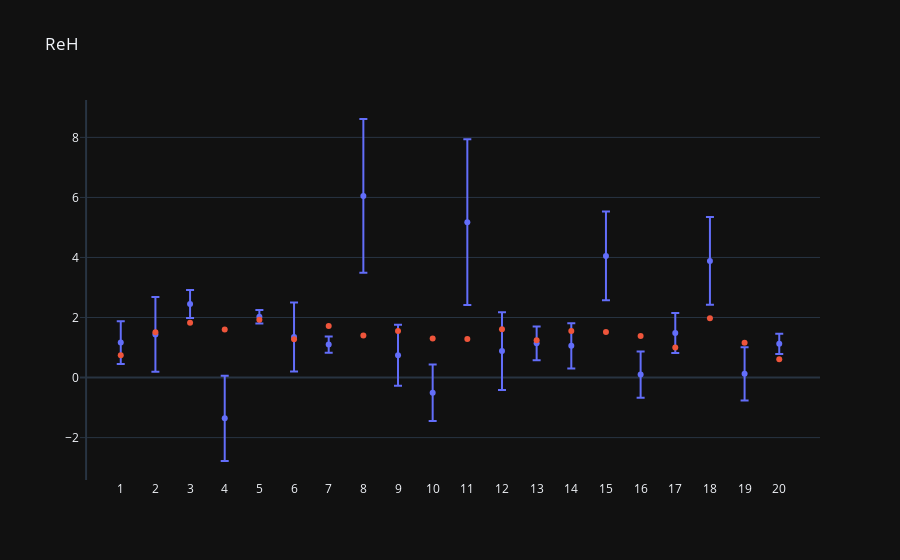
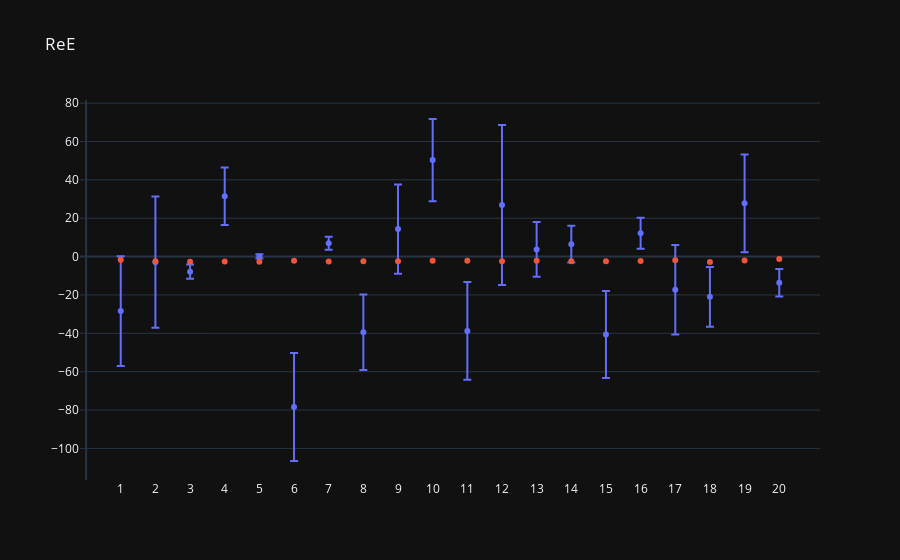
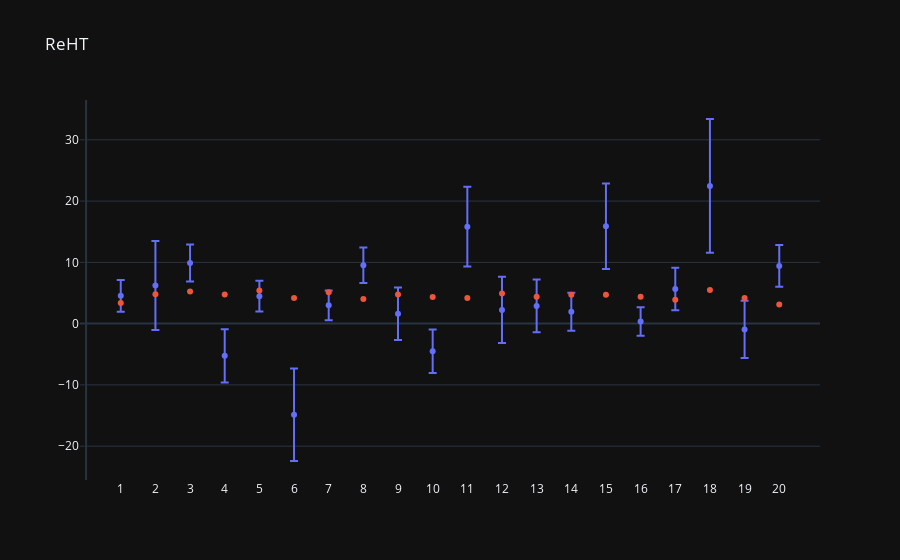

Notebook code for these charts, in order:
### Code cell
cffdistplot100(range(0,20))

### Figure 1 — Plotly figure (JSON) as saved in the notebook; plotly's stock layout.template omitted (floating-point values rounded to 4 significant figures)
{"data": [{"error_y": {"array": [0.7083, 1.245, 0.4669, 1.421, 0.2247, 1.151, 0.2706, 2.562, 1.016, 0.9416, 2.76, 1.297, 0.5588, 0.7512, 1.478, 0.7714, 0.6643, 1.462, 0.8865, 0.3373], "type": "data", "visible": true}, "mode": "markers", "name": "100", "type": "scatter", "x": [1, 2, 3, 4, 5, 6, 7, 8, 9, 10, 11, 12, 13, 14, 15, 16, 17, 18, 19, 20], "y": [1.164, 1.438, 2.451, -1.358, 2.022, 1.351, 1.1, 6.051, 0.7449, -0.5061, 5.175, 0.8821, 1.139, 1.056, 4.052, 0.1003, 1.487, 3.884, 0.1245, 1.125]}, {"mode": "markers", "name": "True", "type": "scatter", "x": [1, 2, 3, 4, 5, 6, 7, 8, 9, 10, 11, 12, 13, 14, 15, 16, 17, 18, 19, 20], "y": [0.7435, 1.513, 1.823, 1.597, 1.928, 1.28, 1.719, 1.402, 1.551, 1.301, 1.282, 1.609, 1.243, 1.554, 1.52, 1.386, 1.005, 1.978, 1.16, 0.6076]}], "layout": {"autosize": true, "showlegend": false, "title": {"text": "ReH"}, "xaxis": {"autorange": true, "range": [-0.1512, 21.15], "showgrid": false, "tickvals": [1, 2, 3, 4, 5, 6, 7, 8, 9, 10, 11, 12, 13, 14, 15, 16, 17, 18, 19, 20], "type": "linear"}, "yaxis": {"autorange": true, "range": [-3.412, 9.246], "type": "linear"}}}

### Figure 2 — Plotly figure (JSON) as saved in the notebook; plotly's stock layout.template omitted (floating-point values rounded to 4 significant figures)
{"data": [{"error_y": {"array": [28.64, 34.18, 3.735, 14.97, 1.089, 28.17, 3.392, 19.67, 23.25, 21.43, 25.42, 41.72, 14.25, 9.565, 22.67, 8.072, 23.34, 15.62, 25.5, 7.164], "type": "data", "visible": true}, "mode": "markers", "name": "100", "type": "scatter", "x": [1, 2, 3, 4, 5, 6, 7, 8, 9, 10, 11, 12, 13, 14, 15, 16, 17, 18, 19, 20], "y": [-28.42, -2.901, -7.858, 31.46, 0.1005, -78.38, 6.986, -39.39, 14.36, 50.29, -38.73, 26.89, 3.733, 6.478, -40.58, 12.18, -17.32, -20.99, 27.74, -13.61]}, {"mode": "markers", "name": "True", "type": "scatter", "x": [1, 2, 3, 4, 5, 6, 7, 8, 9, 10, 11, 12, 13, 14, 15, 16, 17, 18, 19, 20], "y": [-1.585, -2.386, -2.663, -2.497, -2.752, -2.218, -2.567, -2.363, -2.441, -2.208, -2.217, -2.471, -2.107, -2.452, -2.411, -2.311, -1.879, -2.793, -2.046, -1.3]}], "layout": {"autosize": true, "showlegend": false, "title": {"text": "ReE"}, "xaxis": {"autorange": true, "range": [-0.1512, 21.15], "showgrid": false, "tickvals": [1, 2, 3, 4, 5, 6, 7, 8, 9, 10, 11, 12, 13, 14, 15, 16, 17, 18, 19, 20], "type": "linear"}, "yaxis": {"autorange": true, "range": [-116.5, 81.62], "type": "linear"}}}

### Figure 3 — Plotly figure (JSON) as saved in the notebook; plotly's stock layout.template omitted (floating-point values rounded to 4 significant figures)
{"data": [{"error_y": {"array": [2.587, 7.267, 3.02, 4.336, 2.516, 7.547, 2.423, 2.896, 4.271, 3.537, 6.516, 5.423, 4.307, 3.104, 6.982, 2.325, 3.457, 10.92, 4.676, 3.423], "type": "data", "visible": true}, "mode": "markers", "name": "100", "type": "scatter", "x": [1, 2, 3, 4, 5, 6, 7, 8, 9, 10, 11, 12, 13, 14, 15, 16, 17, 18, 19, 20], "y": [4.536, 6.211, 9.913, -5.256, 4.484, -14.87, 2.981, 9.531, 1.612, -4.511, 15.83, 2.242, 2.887, 1.936, 15.91, 0.3602, 5.653, 22.48, -0.9501, 9.422]}, {"mode": "markers", "name": "True", "type": "scatter", "x": [1, 2, 3, 4, 5, 6, 7, 8, 9, 10, 11, 12, 13, 14, 15, 16, 17, 18, 19, 20], "y": [3.349, 4.779, 5.248, 4.745, 5.403, 4.171, 5.113, 4.016, 4.755, 4.358, 4.198, 4.936, 4.377, 4.72, 4.722, 4.382, 3.901, 5.476, 4.176, 3.127]}], "layout": {"autosize": true, "showlegend": false, "title": {"text": "ReHT"}, "xaxis": {"autorange": true, "range": [-0.1512, 21.15], "showgrid": false, "tickvals": [1, 2, 3, 4, 5, 6, 7, 8, 9, 10, 11, 12, 13, 14, 15, 16, 17, 18, 19, 20], "type": "linear"}, "yaxis": {"autorange": true, "range": [-25.52, 36.5], "type": "linear"}}}
